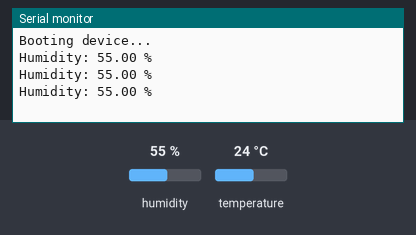
Simulated run of this sketch. Board: Arduino Mega 2560, built with avr-gcc and run on an emulated ATmega2560. Parts: the last lines printed to the serial monitor. The inputs (shaded band) are chosen by the test bench; at power-on: humidity 55 %, temperature 24 °C.

Above: at 2.8 s.
2.9 s: humidity set to 22 %
At 5.5 s:
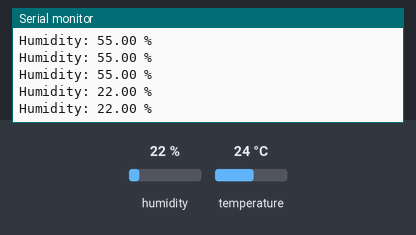
5.6 s: humidity set to 40 %
At 6.6 s:
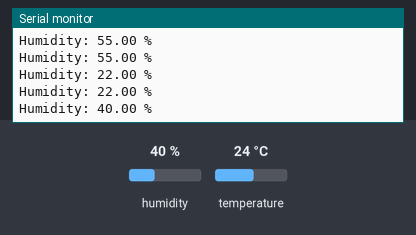
Timing chart, 0 to 8.6 s (numbered marks = the images above; inputs shaded):
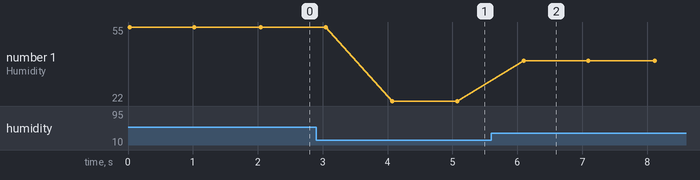

The sketch:

DHT.ino
```cpp
#include "DHT.h" // Include DHT library

#define DHT_PIN 22     // Defines pin number to which the sensor is connected
#define DHT_TYPE DHT11 // Defines the sensor type. It can be DHT11 or DHT22

DHT dhtSensor(DHT_PIN, DHT_TYPE); // Defines the sensor

void setup() {
  Serial.begin(9600); // Starts the serial communication
  Serial.println("\nBooting device...");

  dhtSensor.begin(); // Starts sensor communication
}

void loop() {
  static float humidity; // Variable that will store the last humidity value
  humidity = dhtSensor.readHumidity(); // Reads the humidity, it takes about 250
                                       // milliseconds

  Serial.println("Humidity: " + String(humidity) +" %"); // Prints in a new line the result

  delay(1000); // Freezes the loop for 1000 milliseconds
}
```

Measured:
- after the input at 2.9 s, the serial monitor: prints a new line after 1.2 s (image 1)
- after the input at 5.6 s, the serial monitor: prints a new line after 0.50 s (image 2)
- plotted number 1: 55 → 22 after the input at 2.9 s, 22 → 40 after the input at 5.6 s
